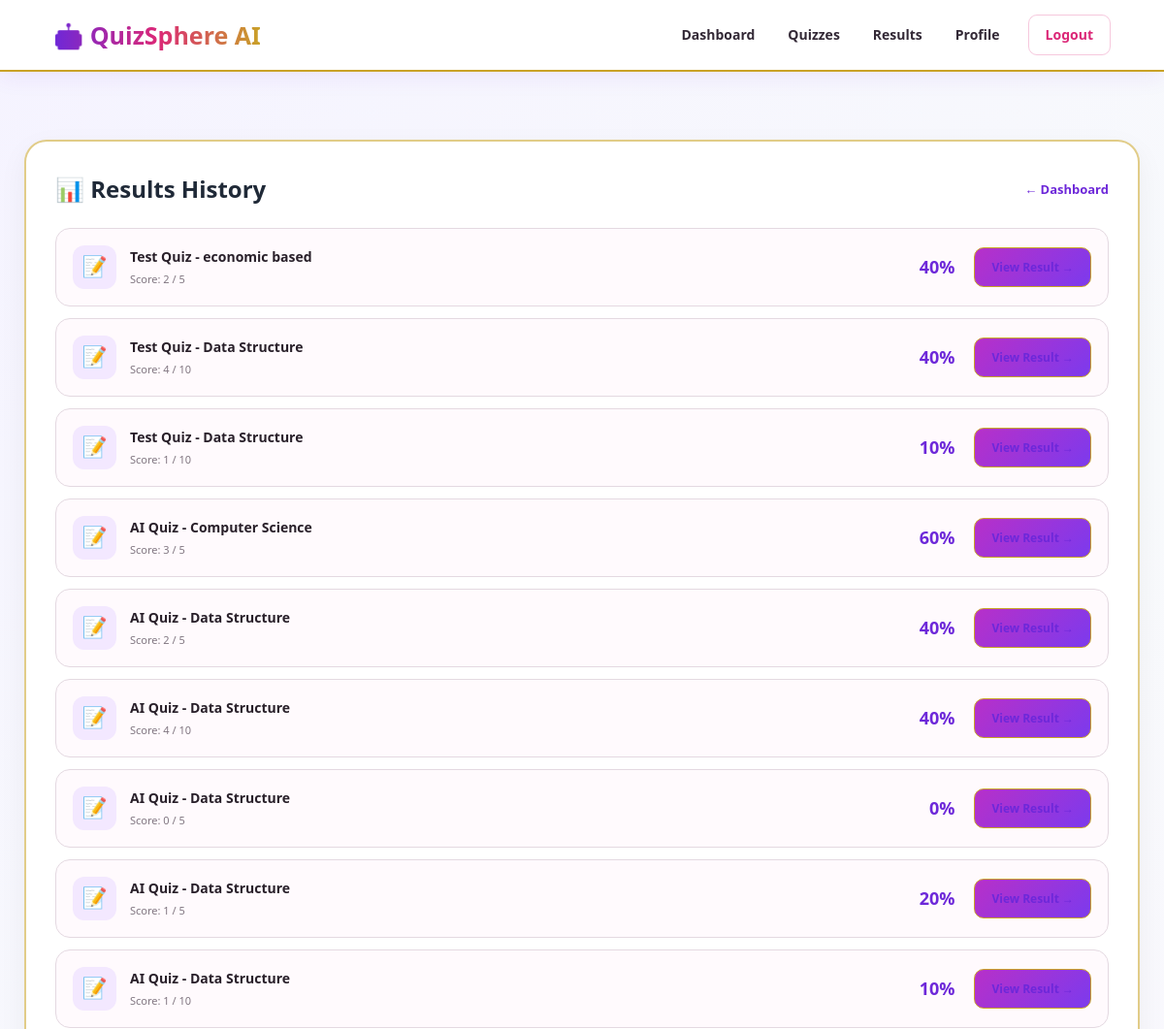
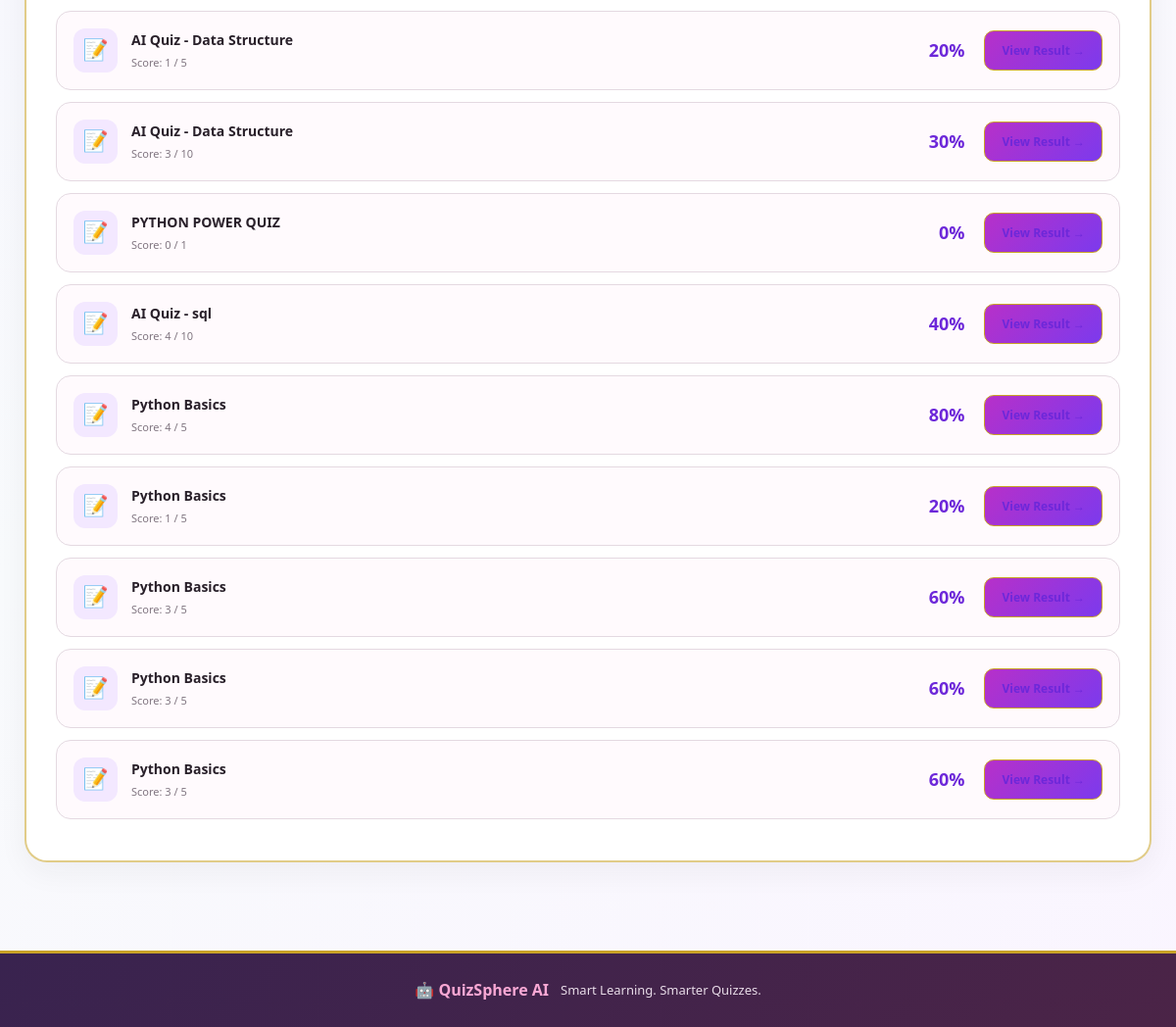
The app's page /student/results (signed in) with its own data (2 pictures, top to bottom).
### app.py (models this page shows)
class Result(db.Model):
    id = db.Column(
        db.Integer,
        primary_key=True
    )
    student_id = db.Column(
        db.Integer,
        db.ForeignKey("user.id")
    )
    quiz_id = db.Column(
        db.Integer,
        db.ForeignKey("quiz.id")
    )
    score = db.Column(
        db.Integer
    )
    total = db.Column(
        db.Integer
    )
    student = db.relationship(
        "User"
    )
    quiz = db.relationship(
        "Quiz"
    )
    @property
    def percentage(self):
        if self.total == 0:
            return 0
        return int(
            (self.score / self.total) * 100
        )

class Quiz(db.Model):
    __tablename__ = "quiz"
    id = db.Column(
        db.Integer,
        primary_key=True
    )
    title = db.Column(
        db.String(100),
        nullable=False
    )
    description = db.Column(
        db.Text
    )
    subject = db.Column(
        db.String(100)
    )
    total_questions = db.Column(
        db.Integer,
        default=0
    )
    duration = db.Column(
        db.Integer,
        default=30
    )
    difficulty = db.Column(
        db.String(20),
        default="Medium"
    )
    question_type = db.Column(
        db.String(30),
        default="MCQ"
    )
    number_of_questions = db.Column(
        db.Integer,
        default=10
    )
    passing_marks = db.Column(
        db.Integer,
        default=40
    )
    published = db.Column(
        db.Boolean,
        default=False
    )
    teacher_id = db.Column(
        db.Integer,
        db.ForeignKey("user.id"),
        nullable=True
    )
    teacher = db.relationship(
        "User",
        foreign_keys=[teacher_id]
    )
    questions = db.relationship(
        "Question",
        backref="quiz",
        cascade="all, delete-orphan"
    )

### app.py (the view)
@app.route("/student/results")
def results_history():
    if session.get("role") != "student":
        return redirect(
            url_for("login")
        )
    results = Result.query.filter_by(
        student_id=session.get("user_id")
    ).order_by(
        Result.id.desc()
    ).all()
    return render_template(
        "student/results_history.html",
        results=results
    )

### templates/student/results_history.html (shortened to what this page needs)
<!DOCTYPE html>
<html lang="en">
<head>
    <link rel="stylesheet"
          href="{{ url_for('static', filename='style.css') }}">
</head>
<body>
<nav class="student-navbar">
    <div class="student-logo">
    </div>
    <div class="student-nav-links">
        <a href="{{ url_for('student_dashboard') }}">
            Dashboard
        </a>
        <a href="{{ url_for('student_dashboard') }}#available-quizzes">
            Quizzes
        </a>
        <a href="{{ url_for('results_history') }}">
            Results
        </a>
        <a href="{{ url_for('profile') }}">
            Profile
        </a>
        <a href="{{ url_for('logout') }}"
           class="logout-link">
            Logout
        </a>
    </div>
</nav>
<main class="student-dashboard">
    <section class="recent-results">
        <div class="section-heading">
            <h1>
                📊 Results History
            </h1>
            <a href="{{ url_for('student_dashboard') }}">
                ← Dashboard
            </a>
        </div>
        {% if results %}
            {% for result in results %}
            <div class="result-row">
                <div class="result-name">
                    <span>
                        📝
                    </span>
                    <div>
                        <strong>
                            {{ result.quiz.title }}
                        </strong>
                        <small>
                            Score:
                            {{ result.score }}
                            /
                            {{ result.total }}
                        </small>
                    </div>
                </div>
                <strong class="result-score">
                    {{ result.percentage }}%
                </strong>
                <a href="{{ url_for('view_result', result_id=result.id) }}"
                   class="start-btn">
                    View Result →
                </a>
            </div>
            {% endfor %}
        {% endif %}
    </section>
</main>
<footer class="student-footer">
    <strong>
        🤖 QuizSphere AI
    </strong>
    <span>
        Smart Learning. Smarter Quizzes.
    </span>
</footer>
</body>
</html>

### records on screen
Result: quiz "Test Quiz - economic based", score "2", total "5", percentage "40"
Result: quiz "Test Quiz - Data Structure", score "4", total "10", percentage "40"
Result: quiz "Test Quiz - Data Structure", score "1", total "10", percentage "10"
Result: quiz "AI Quiz - Computer Science", score "3", total "5", percentage "60"
Result: quiz "AI Quiz - Data Structure", score "2", total "5", percentage "40"
Result: quiz "AI Quiz - Data Structure", score "4", total "10", percentage "40"
Result: quiz "AI Quiz - Data Structure", score "0", total "5", percentage "0"
Result: quiz "AI Quiz - Data Structure", score "1", total "5", percentage "20"
Result: quiz "AI Quiz - Data Structure", score "1", total "10", percentage "10"
Result: quiz "AI Quiz - Data Structure", score "1", total "5", percentage "20"
Result: quiz "AI Quiz - Data Structure", score "3", total "10", percentage "30"
Result: quiz "PYTHON POWER QUIZ", score "0", total "1", percentage "0"
Result: quiz "AI Quiz - sql", score "4", total "10", percentage "40"
Result: quiz "Python Basics", score "4", total "5", percentage "80"
Result: quiz "Python Basics", score "1", total "5", percentage "20"
Result: quiz "Python Basics", score "3", total "5", percentage "60"
Result: quiz "Python Basics", score "3", total "5", percentage "60"
Result: quiz "Python Basics", score "3", total "5", percentage "60"
